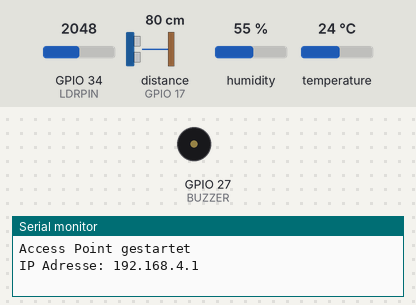
Recording of a sketch running on a simulated ESP32. On the bench: buzzer (waves = sounding), the last lines printed to the serial monitor. Wiring (inferred from the names in the program): ultrasonic range finder: trigger GPIO 16; echo GPIO 17. Inputs (shaded band) come from the test bench; at power-on: distance to the obstacle (sensor on GPIO 17) 80 cm, GPIO 34 (LDRPIN) = 2048, humidity 55 %, temperature 24 °C. The echo pulse lasts 58.3 µs per cm.

Above: at 1.2 s.
1.3 s: distance to the obstacle (sensor on GPIO 17) set to 22 cm
5.5 s: distance to the obstacle (sensor on GPIO 17) set to 18 cm
At 7.4 s:
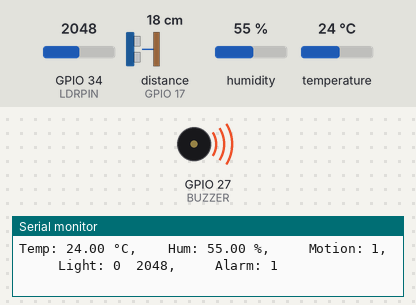
Timing chart, 0 to 14.5 s (numbered marks = the images above; inputs shaded):
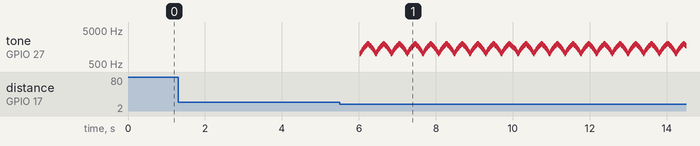

Measured:
- the behaviour switches between 21 and 20 cm on distance to the obstacle (sensor on GPIO 17) (found by bisection; images 0 and 1)
- after the input at 5.5 s, tone on GPIO 27 (BUZZER): plays 1000 Hz for 0.01 s, 1050 Hz for 0.01 s, 1100 Hz for 0.01 s, 1150 Hz for 0.01 s, 1200 Hz for 0.01 s, 1250 Hz for 0.01 s … (827 notes in this stretch), starting after 0.53 s

The sketch:

ESP_Firmware.ino
```cpp
#include <WiFi.h>
#include <WebServer.h>
#include <DHT.h>

#define DHTPIN 22
#define DHTTYPE DHT11

#define TRIGPIN 16
#define ECHOPIN 17
#define LDRPIN 34
#define BUZZER 27

const char* ssid = "ESP32_BS";
const char* password = "12345678";

WebServer server(80);
DHT dht(DHTPIN, DHTTYPE);

// Sensorwerte
float temp = NAN;
float hum = NAN;
int motion = 0;
int light = 0;
int alarmState = 0;
int lightRaw = 0;

unsigned long lastRead = 0;

// --- Buzzer Sirene Steuerung ---
unsigned long lastBuzzerUpdate = 0;
int buzzerFreq = 1000;
int buzzerStep = 50;
bool buzzerUp = true;

// --- Ultraschall ---
long readUltrasonicCM() {
  digitalWrite(TRIGPIN, LOW);
  delayMicroseconds(2);
  digitalWrite(TRIGPIN, HIGH);
  delayMicroseconds(10);
  digitalWrite(TRIGPIN, LOW);

  long duration = pulseIn(ECHOPIN, HIGH, 30000);
  long distance = duration / 58;
  if(duration == 0) distance = 999;
  return distance;
}

// --- Sensoren lesen ---
void readSensors() {
  temp = dht.readTemperature();
  hum = dht.readHumidity();

  long distance = readUltrasonicCM();
  motion = (distance > 0 && distance <= 20) ? 1 : 0;

  lightRaw = analogRead(LDRPIN);
  light = (lightRaw < 2500) ? 0 : 1;

  // Alarm-Trigger-Logik
  if (light == 0 && motion == 1) {
      alarmState = 1;  // Alarm aktivieren
  }

  // Alarm-Reset: nur wenn Licht an ist
  if (light == 1) {
      alarmState = 0;
  }
}

// --- Buzzer Sirene ---
void buzzerSirene() {
  if (alarmState == 1) {
    if (millis() - lastBuzzerUpdate >= 10) { // 10 ms Schritt für „wiuwiu“
      lastBuzzerUpdate = millis();
      tone(BUZZER, buzzerFreq);

      // Frequenz rauf/runter
      if (buzzerUp) {
        buzzerFreq += buzzerStep;
        if (buzzerFreq >= 2000) buzzerUp = false;
      } else {
        buzzerFreq -= buzzerStep;
        if (buzzerFreq <= 1000) buzzerUp = true;
      }
    }
  } else {
    noTone(BUZZER); // Alarm aus
  }
}

// --- HTTP Handler ---
void handleData() {
  readSensors();
  String data = String(temp) + "," + String(hum) + "," + String(motion) + "," + String(light) + "," + String(lightRaw) + "," + String(alarmState);
  server.send(200, "text/plain", data);
}

void handleDisableAlarm() {
  alarmState = 0;
  noTone(BUZZER);
  server.send(200, "text/plain", "Alarm deaktiviert");
}

void setup() {
  Serial.begin(115200);
  pinMode(TRIGPIN, OUTPUT);
  pinMode(ECHOPIN, INPUT);
  pinMode(LDRPIN, INPUT);
  pinMode(BUZZER, OUTPUT);

  dht.begin();

  WiFi.softAP(ssid, password);
  Serial.println("Access Point gestartet");
  Serial.print("IP Adresse: ");
  Serial.println(WiFi.softAPIP());

  server.on("/data", handleData);
  server.on("/disable-alarm", handleDisableAlarm);
  server.begin();
}

void loop() {
  server.handleClient();

  if (millis() - lastRead >= 2000) { // alle 2 Sekunden Sensoren lesen
    lastRead = millis();
    readSensors();
    Serial.print("Temp: "); Serial.print(temp);
    Serial.print(" °C,    Hum: "); Serial.print(hum);
    Serial.print(" %,     Motion: "); Serial.print(motion);
    Serial.print(",     Light: "); Serial.print(light);
    Serial.print("  "); Serial.print(lightRaw);
    Serial.print(",     Alarm: "); Serial.println(alarmState);
  }

  // Alarm prüfen und Sirene abspielen
  buzzerSirene();
}
```
